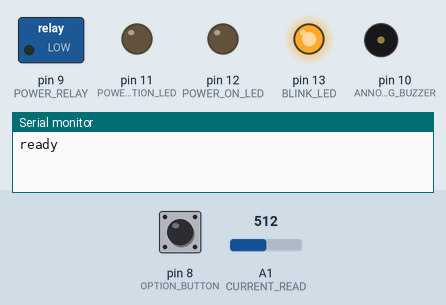
A program run on a simulated Arduino Pro Mini, built with avr-gcc and run on an emulated ATmega328P. On the bench: switched loads named in the program (green lamp = pin HIGH), output pins drawn as LEDs (lit = HIGH), buzzer (waves = sounding), the last lines printed to the serial monitor. Dashed ring = blinking. The test bench sets the inputs (shaded band); at power-on: pin 8 (OPTION_BUTTON) LOW, A1 (CURRENT_READ) = 512.

Above: at 3.4 s.
3.5 s: pin 8 (OPTION_BUTTON) pulled HIGH for 0.15 s
At 6.4 s:
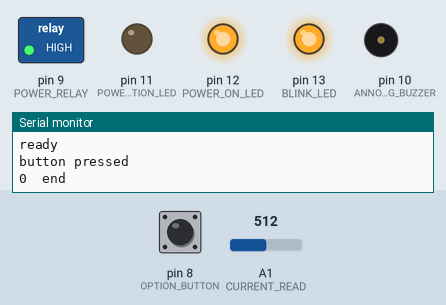
6.6 s: pin 8 (OPTION_BUTTON) pulled HIGH for 1 s
At 9.3 s:
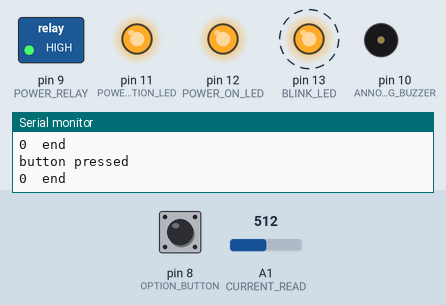
10.6 s: pin 8 (OPTION_BUTTON) pulled HIGH for 3.2 s
At 11.6 s:
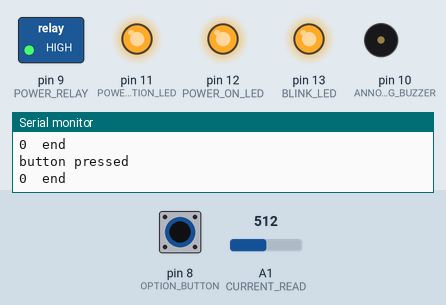
16.6 s: pin 8 (OPTION_BUTTON) driven HIGH
At 16.76 s:
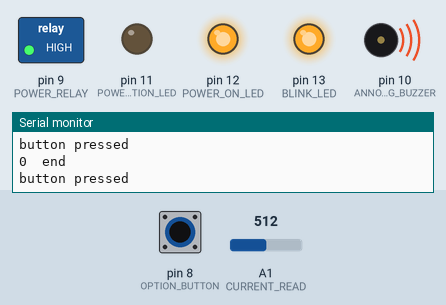
19.6 s: pin 8 (OPTION_BUTTON) driven LOW
At 19.72 s:
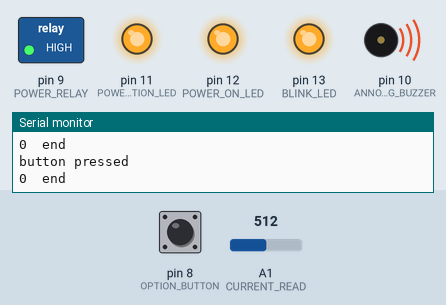
Timing chart, 0 to 23.6 s (numbered marks = the images above; inputs shaded):
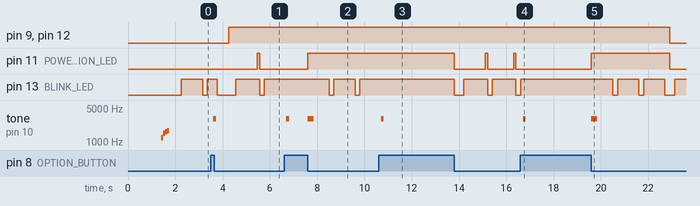

The program:

main.cpp
```cpp
#include <Arduino.h>


#define BLINK_LED 13
#define POWER_ON_LED 12
#define POWER_ACTION_LED 11
#define POWER_RELAY 9
#define OPTION_BUTTON 8
#define CURRENT_READ A1   // A0
#define ANNOYING_BUZZER 10

const uint32_t g_waitFor = 200;           // general delay
const uint32_t g_samplePeriod = 900;      // check every xxx millseconds
const uint32_t g_powerOffDelay = 3000;    // when power goes off on the monitored power socket
const int16_t g_allowance = 5;            // amount added to the threshold when being setup

bool g_powerOn = false;
bool g_powerActive = false;
char g_pout[200] = {};  // used for output to the serial port

// Sensitivity of various Hall-Effect Current Sensors
// https://www.sparkfun.com/datasheets/BreakoutBoards/0712.pdf
// https://cdn.sparkfun.com/assets/d/0/0/5/e/ACS723-Datasheet.pdf
// ACS712-05 185mV/A  - 5A
// ACS712-20 100mV/A  - 20A
// ACS732-05 400mV/A  - 5A
// ACS732-20 200mV/A  - 20A

int16_t g_adcReading = 0;
int16_t g_threshold = 0;
int16_t g_tempThreshold = 0;
bool g_optionAction = false;

// used to perform a soft reset, in case you need to set the threshold again
// as an alternative to switching off and back on
void(* resetFunc) (void) = 0;


// this is not being used, but might be useful in th future
int16_t getAverageReading() {

  uint32_t tNow = millis();
  int16_t samples = 0;
  int16_t samplesCount = 0;

  while ((millis() - tNow) < g_samplePeriod) {
    g_adcReading = analogRead(CURRENT_READ);
    samples = samples + g_adcReading;
    samplesCount++;
    delay(3);
  }

  return samples / samplesCount;
}

// plays a tone for the option given, to help pick the correct option
bool playOptionTone(uint8_t opt, bool buzzOnce) {

  int toneStart = 3000;
  int tonePlus = 250;
  uint32_t toneLen = 120;

  if (opt == 0) {
    return false;
  }

  if (buzzOnce) {
    return buzzOnce;  // returns true
  }

  for (uint8_t i = 0; i < opt; i++) {
    tone(ANNOYING_BUZZER,toneStart,toneLen);
    delay(toneLen + 50);
    toneStart = toneStart + tonePlus;
    Serial.print(i);
    Serial.print(" ");
  }

  Serial.println( " end");
  return true;
}


// check to see if the button is being pressed and of so, for how long
// to select an option depending on how long the button has been pressed
void buttonPressCheck() {

  uint8_t optionButton = 0;
  uint32_t optionBtnPressTime = 0;
  uint32_t optionButTimer = millis();
  bool buzzOnce = false;

  if (digitalRead(OPTION_BUTTON) == HIGH) {
    digitalWrite(BLINK_LED, HIGH);
    Serial.println("button pressed");
    // waits until the button is released. Provides an option based on
    // the duration of pressing
    do
    {
      delay(3);
      optionBtnPressTime = abs(millis() - optionButTimer);

      if (optionBtnPressTime >= 100 && optionBtnPressTime <= 3999) {
        optionButton = 1;
        buzzOnce = playOptionTone(optionButton, buzzOnce);
      }
      else if (optionBtnPressTime > 4100 && optionBtnPressTime <= 5999) {
        optionButton = 2;
        buzzOnce = playOptionTone(optionButton, buzzOnce);
      }
      else if (optionBtnPressTime >= 6100 && optionBtnPressTime <= 7999) {
        optionButton = 3;
        buzzOnce = playOptionTone(optionButton, buzzOnce);
      }
      else {
        buzzOnce = false;
      }

    }
    while (digitalRead(OPTION_BUTTON) == HIGH);
    digitalWrite(BLINK_LED, LOW);
  }

  // carry out the selected option
  switch (optionButton)
  {
    // toggle swiched socket on all the time
    case (1):
      g_optionAction = !(g_optionAction);   // toggle the boolean
      if (g_optionAction) {
        g_tempThreshold = g_threshold;
        g_threshold = -1;  // set threshold below anything the adc will read
        g_powerOn = true;
      }
      else {
        g_threshold = g_tempThreshold;
      }
      break;

    // toggle swiched socket off all the time
    case (2):
      g_optionAction = !(g_optionAction);
      if (g_optionAction) {
        g_tempThreshold = g_threshold;
        g_threshold = 9999; // set threshold above anything the adc will read
        g_powerOn = false;
      }
      else
      {
        g_threshold = g_tempThreshold;
      }
      break;

    // soft reset the microcontroller
    case(3):
      digitalWrite(POWER_ON_LED, LOW);
      digitalWrite(POWER_RELAY, LOW);
      digitalWrite(BLINK_LED, HIGH);
      delay(1500);
      resetFunc();
      delay(1000);
      break;

    case (0):
    default:
      break;
  }

}

// finds the highest reding on the ADC pin for a given period of time
int16_t getMaxReading()
{
  uint32_t tNow = millis();
  int16_t maxSample = 0;

  while ((millis() - tNow) < g_samplePeriod)
  {
    g_adcReading = analogRead(CURRENT_READ);
    if (g_adcReading > maxSample) {
      maxSample = g_adcReading;
    }
    buttonPressCheck();
    delay(3);
  }

  return maxSample;
}

// sets the state of teh switched socket. Keeps reasserting that state until the power
void triggerRelay() {

  uint32_t tNow = millis();
  if (g_powerActive) {
    digitalWrite(POWER_ACTION_LED, HIGH);
  }

  if (!g_powerOn) {
    if (g_powerActive) {
      tone(ANNOYING_BUZZER,3000,250);
      // power off delay begins
      // check to see if the power comes back on during the powerOffDelay
      while ((millis() - tNow) < g_powerOffDelay)
      {
        digitalWrite(BLINK_LED, HIGH);
        g_adcReading = getMaxReading();
        if (g_adcReading > g_threshold) {
          // power resumed
          g_powerOn = true;
          digitalWrite(POWER_ACTION_LED, LOW);
          delay(g_waitFor);
          return;
        }
        digitalWrite(BLINK_LED, LOW);
        delay(g_waitFor);
      }

      // power definatley off
      g_powerActive = false;
    }

    // turn thw swiched socked off, or reassert that it is off
    digitalWrite(POWER_ON_LED, LOW);
    digitalWrite(POWER_RELAY, LOW);
    delay(10);
    digitalWrite(POWER_ACTION_LED, LOW);
    return;
  }

  // turn the swiched socket on, or reassert that it is on
  digitalWrite(POWER_ON_LED, HIGH);
  digitalWrite(POWER_RELAY, HIGH);
  delay(100);
  digitalWrite(POWER_ACTION_LED, LOW);
  g_powerActive = true;
}

void setup() {
  Serial.begin(9600);
  Serial.println("ready");

  pinMode(BLINK_LED, OUTPUT);
  pinMode(POWER_ON_LED, OUTPUT);
  pinMode(POWER_RELAY, OUTPUT);
  pinMode(POWER_ACTION_LED, OUTPUT);
  pinMode(OPTION_BUTTON, INPUT);
  pinMode(ANNOYING_BUZZER, OUTPUT);

  // make sure the swiched socket is off
  g_powerOn = false;
  triggerRelay();
  delay(500);

  // setup the threshold by getting a reading from the adc and adding an allowance
  // Can be fooled if there is a load already on the power socket
  g_adcReading = getMaxReading();
  g_threshold = g_adcReading + g_allowance;

  // play a little melody
  int toneMelody[5] = { 1600, 1900, 2000, 2100, 1800 };
  for (int i = 0; i < 4; i++) {
    tone(ANNOYING_BUZZER,toneMelody[i]-380,80);
    delay(85);
  }
  delay(500);

}

void loop() {

  digitalWrite(BLINK_LED, HIGH);
  g_adcReading = getMaxReading();

  if (g_adcReading > g_threshold) {
    g_powerOn = true;
  }
  else {
    g_powerOn = false;
  }

  triggerRelay();
  digitalWrite(BLINK_LED,LOW);
  delay(g_waitFor);
}
```

Measured:
- after the input at 3.5 s, pin 9 (POWER_RELAY), pin 12 (POWER_ON_LED): LOW → HIGH after 0.76 s; pin 11 (POWER_ACTION_LED): LOW → HIGH after 2.0 s, → LOW 0.10 s later; tone on pin 10 (ANNOYING_BUZZER): silent → 3000 Hz after 0.10 s, → silent 0.12 s later
- after the input at 6.6 s, tone on pin 10 (ANNOYING_BUZZER): silent → 3000 Hz after 0.10 s, → silent 0.12 s later, → 3000 Hz 0.79 s later, → silent 0.25 s later
- after the input at 10.6 s, pin 9 (POWER_RELAY), pin 12 (POWER_ON_LED): stays HIGH (without the input it goes to LOW after 0.31 s); tone on pin 10 (ANNOYING_BUZZER): silent → 3000 Hz after 0.10 s, → silent 0.12 s later
- after the input at 16.6 s, pin 11 (POWER_ACTION_LED): stops changing and stays LOW; pin 13 (BLINK_LED): goes on until 16.6 s, then stays HIGH; tone on pin 10 (ANNOYING_BUZZER): silent → 3000 Hz after 0.11 s, → silent 0.12 s later
- after the input at 19.6 s, pin 9 (POWER_RELAY), pin 12 (POWER_ON_LED): HIGH → LOW after 3.3 s; pin 11 (POWER_ACTION_LED): LOW → HIGH at once, → LOW 3.3 s later; pin 13 (BLINK_LED): goes LOW 0.20 s, HIGH 0.90 s, LOW 0.20 s, HIGH 0.90 s, LOW 0.41 s, then HIGH, starting after 0.91 s
